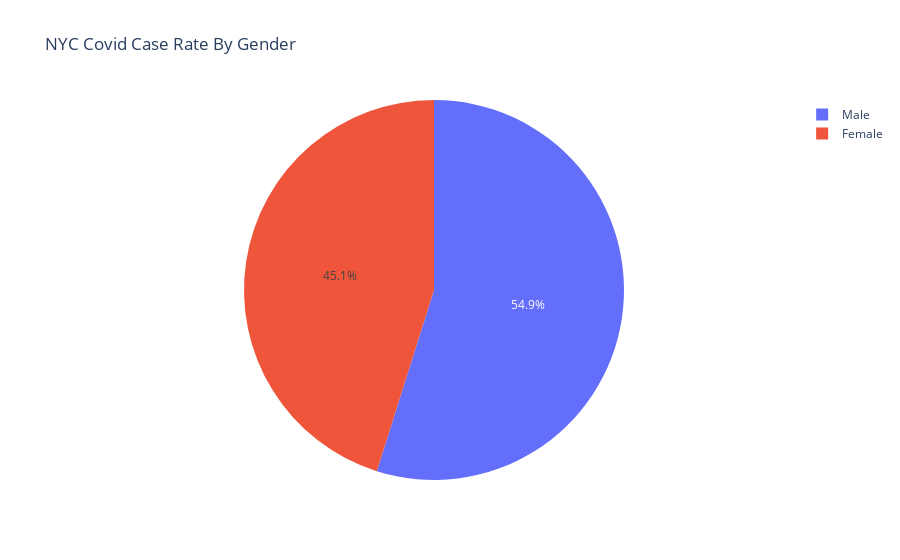

Write notebook code for a chart like this one.
### Code cell
plot_pie(mod_bs, "COVID_CASE_RATE","SEX_GROUP","NYC Covid Case Rate By Gender")

### Figure 1 — Plotly figure (JSON) as saved in the notebook; plotly's stock layout.template omitted (floating-point values rounded to 4 significant figures)
{"data": [{"domain": {"x": [0, 1], "y": [0, 1]}, "hovertemplate": "SEX_GROUP=%{label}<br>COVID_CASE_RATE=%{value}<extra></extra>", "labels": ["Female", "Male"], "legendgroup": "", "name": "", "showlegend": true, "type": "pie", "values": [1453.0, 1766.0]}], "layout": {"legend": {"tracegroupgap": 0}, "title": {"text": "NYC Covid Case Rate By Gender"}}}
